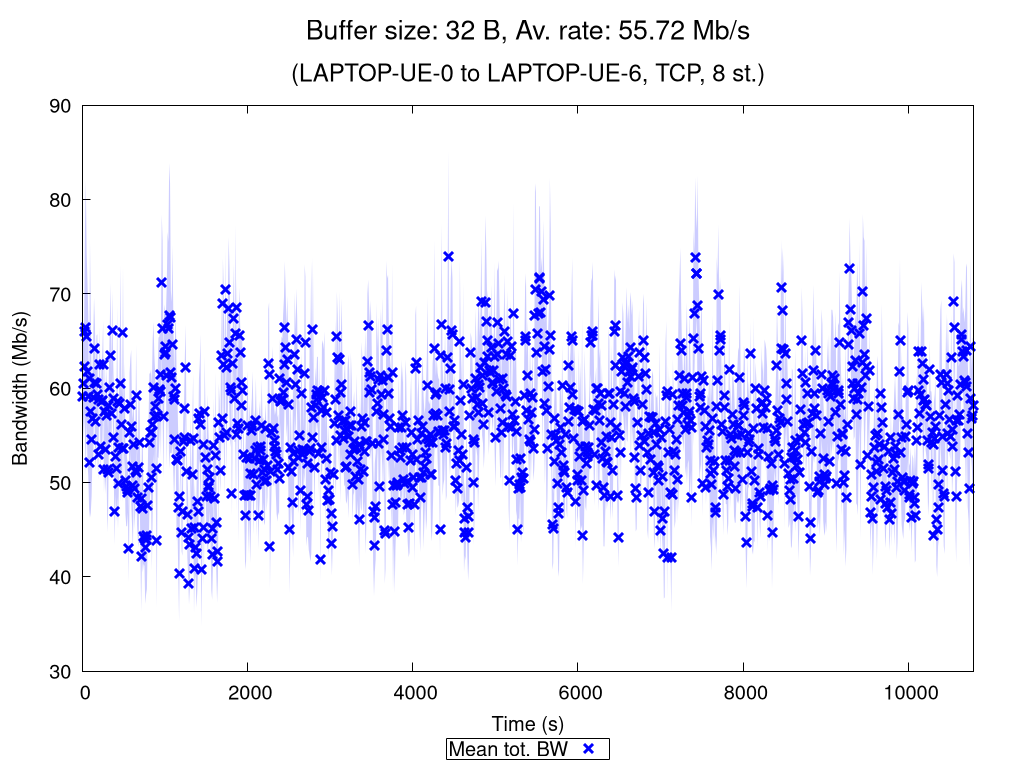

Recreate this plot in gnuplot.
set terminal pngcairo nocrop enhanced size 1024,768 font "Verdana,15"
set output "TCP_8_st_2021_07_04_09-20-48_one2two_00032B.png"

set title "{/=20 Buffer size: 32 B, Av. rate: 55.72 Mb/s}\n\n{/=18 (LAPTOP-UE-0 to LAPTOP-UE-6, TCP, 8 st.)}"

set xlabel "Time (s)"
set ylabel "Bandwidth (Mb/s)"
set ytics nomirror
set key bmargin center horizontal box samplen 1 width -1
set bmargin 4.6
set rmargin 4.5

rf = 1000000.0  # rate factor
set style fill transparent solid 0.2 noborder
set autoscale xfix
plot "TCP_8_st_2021_07_04_09-20-48_one2two_00032B_iperf_processed.dat" using 1:($2/rf-$3/rf):($2/rf+$3/rf) with filledcurves lc rgb "blue" notitle, \
     "" using 1:($2/rf) with points pt 2 ps 1.5 lw 3 lc rgb "blue" title "Mean tot. BW", \
